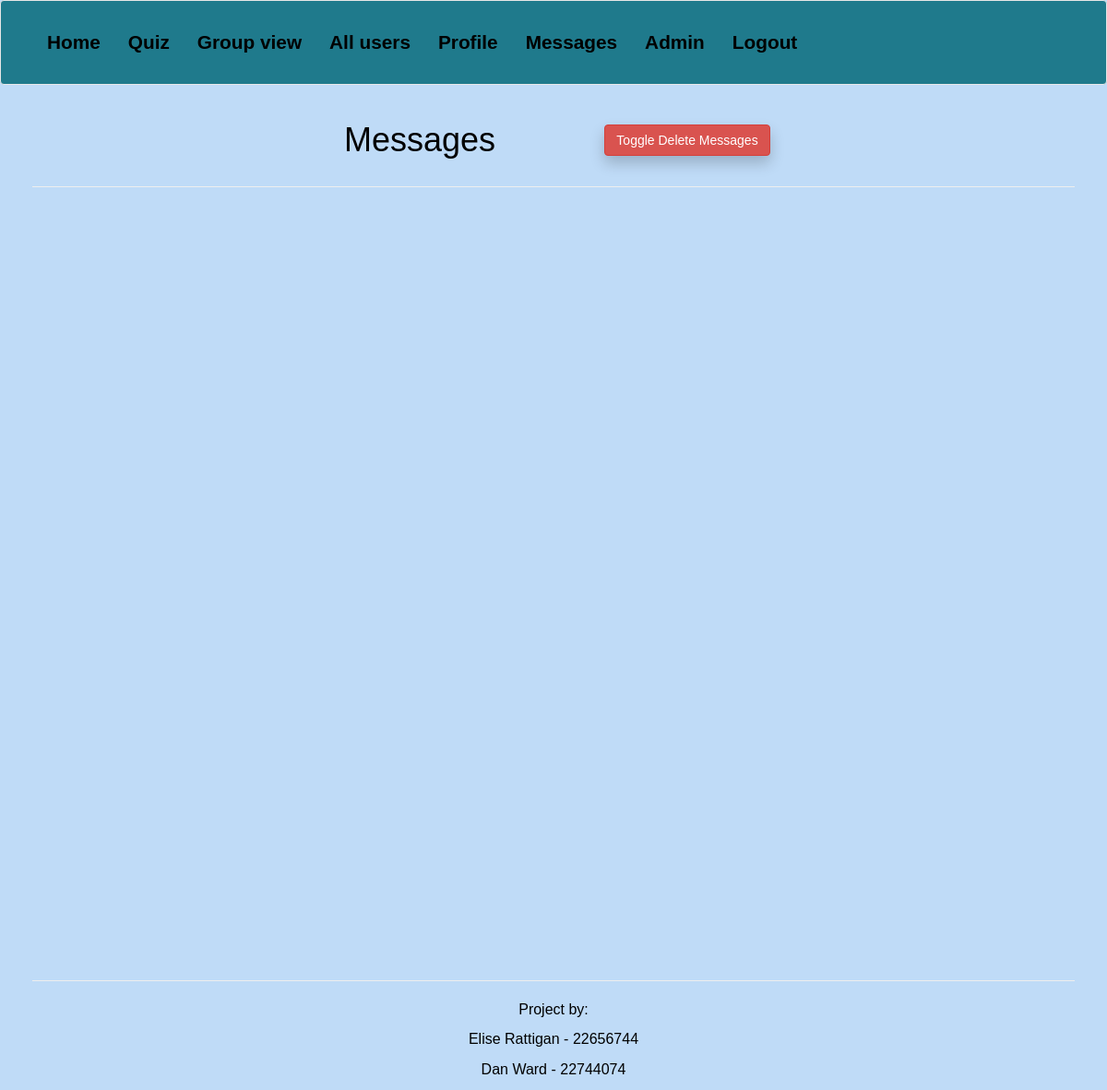
/messages/ward (signed in), run on an earlier commit of the app's database.
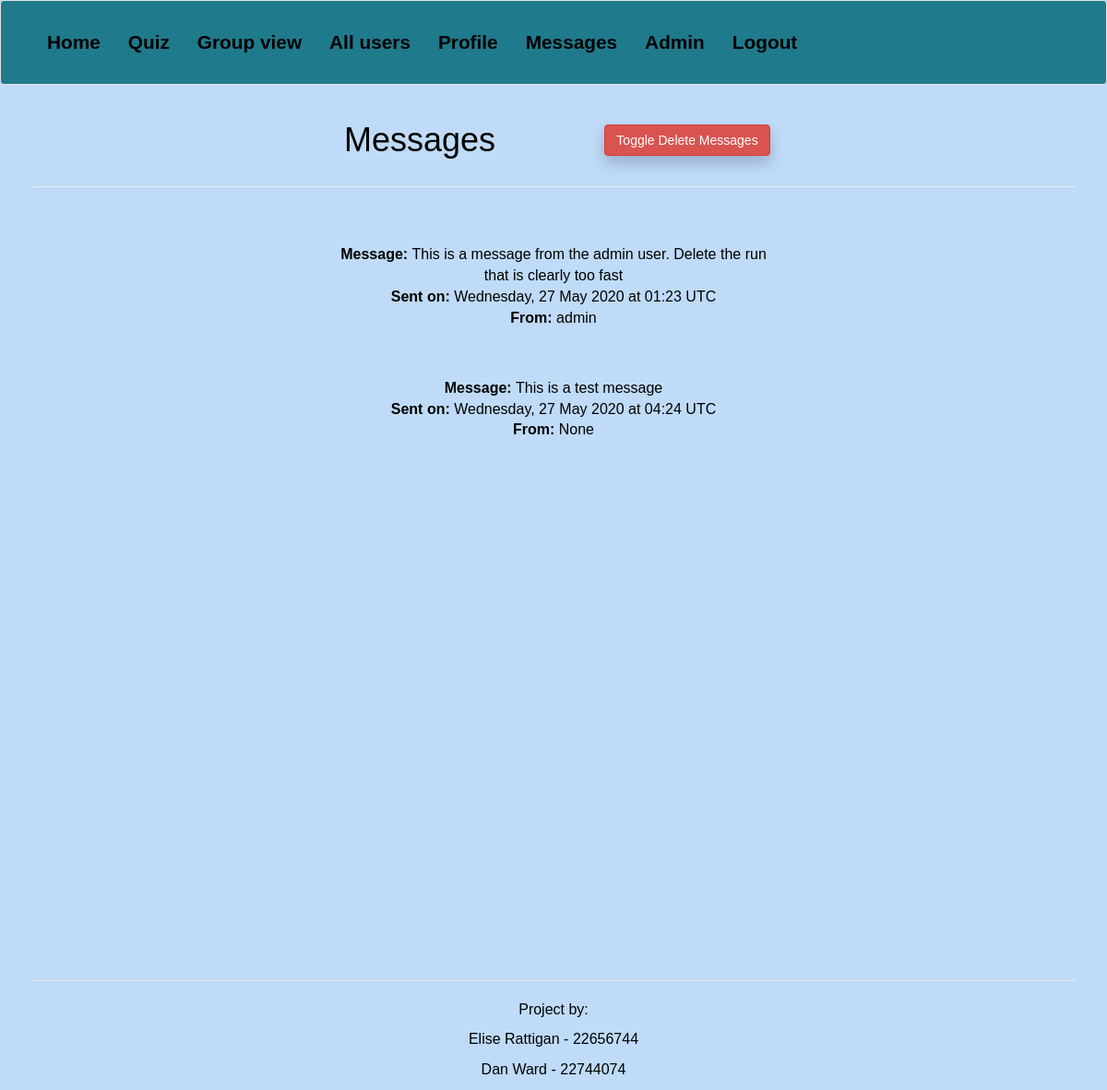
And on a later commit of the database.
### app/models.py (models this page shows, shortened)
class Message(db.Model):
    id = db.Column(db.Integer, primary_key=True)
    sender_id = db.Column(db.Integer, db.ForeignKey('user.id'))
    recipient_id = db.Column(db.Integer, db.ForeignKey('user.id'))
    body = db.Column(db.String(140))
    timestamp = db.Column(db.DateTime, index=True, default=datetime.utcnow)

class User(UserMixin, db.Model):
    id = db.Column(db.Integer, primary_key=True)
    username = db.Column(db.String(64), index=True, unique=True)
    email = db.Column(db.String(120), index=True, unique=True)
    password_hash = db.Column(db.String(128))
    is_coach = db.Column(db.Boolean, default=False)
    is_admin = db.Column(db.Boolean, default=False)
    exercise = db.relationship('Exercise', backref='user', lazy='dynamic')
    about_me = db.Column(db.String(140))
    goals = db.Column(db.String(140), default="Exercise more")
    last_seen = db.Column(db.DateTime, default=datetime.utcnow)
    followed = db.relationship(
        'User', secondary=followers,
        primaryjoin=(followers.c.follower_id == id),
        secondaryjoin=(followers.c.followed_id == id),
        backref=db.backref('followers', lazy='dynamic'), lazy='dynamic')
    messages_sent = db.relationship('Message',
                                    foreign_keys='Message.sender_id',
                                    backref='author', lazy='dynamic')
    messages_received = db.relationship('Message',
                                        foreign_keys='Message.recipient_id',
                                        backref='recipient', lazy='dynamic')
    last_message_read_time = db.Column(db.DateTime)
    token = db.Column(db.String(32), index=True, unique = True)
    token_expiration = db.Column(db.DateTime)
    def __repr__(self):
        return '{}'.format(self.username)

### app/routes.py (the view)
@app.route('/messages/<username>')
@login_required
def messages(username):
    user = User.query.filter_by(username=username).first_or_404()
    messages = Message.query.filter_by(recipient_id=user.id)
    form = EmptyForm()
    return render_template('messages.html', messages=messages, form=form)

### app/filters.py (called while the page is built)
@app.template_filter('formatdatetime_long')
def format_datetime_long(value, format="%A, %d %B %Y at %H:%M UTC"):
    if value is None:
        return ""
    return value.strftime(format)

### app/models.py (called while the page is built)
@login.user_loader
def load_user(id):
    return User.query.get(int(id))

### app/routes.py (called while the page is built)
@app.before_request
def before_request():
    if current_user.is_authenticated:
        current_user.last_seen = datetime.utcnow()
        db.session.commit()

### app/templates/messages.html (shortened to what this page needs)
{% extends "base.html" %}
{% block content %}
  <div class="container-fluid">
    <div class="row" >
      <div class="col-sm-3"></div>
      <div class="col-sm-3 text-center">
        <h1>{{ ('Messages') }}</h1>
      </div>
      <div class="col-sm-3 text-center">
        <br>
        <button class="btn btn-danger" id='show_delete_btn' onclick="showDeleteButton()">Toggle Delete Messages</button>
      </div>
      <div class="col-sm-3"></div>
    </div>
    <hr>
    <div class="row">
      <div class="col-sm-3"></div>
      <div class="col-sm-6 text-center">
        <div class="text-center", id="messages-list">
        {% for message in messages %}
          {% include '_messages.html' %}
        {% endfor %}
        </div>
      </div>
      <div class="col-sm-3"></div>
    </div>
    </div>
{% endblock %}

### app/templates/_messages.html (shortened to what this page needs)
<div class="container-fluid">
  <div class="row">
    <div class="col-sm-12">
      <p>
        <br><b>Message: </b>{{ message.body }}</b>
        <br><b>Sent on: </b>{{ message.timestamp|formatdatetime_long  }}
        <br><b>From: </b>{{ message.author}}
      </p>
    </div>
  </div>
</div>

What changed in the data, as far as the page shows it:
added Message: body "This is a message from the admin user. Delete the run that is clearly too fast", timestamp "Wednesday, 27 May 2020 at 01:23 UTC", author "admin"
added Message: body "This is a test message", timestamp "Wednesday, 27 May 2020 at 04:24 UTC", author "None"
